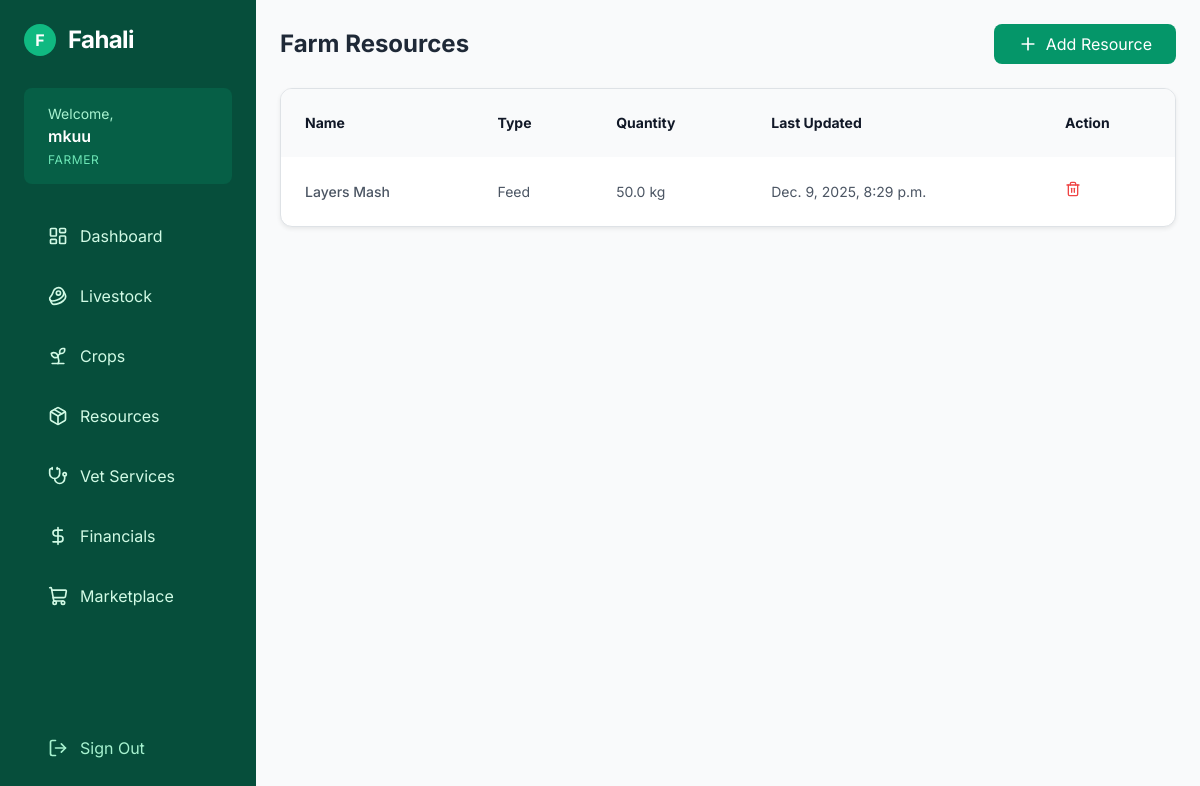
The app's page /resources/ (signed in), older data.
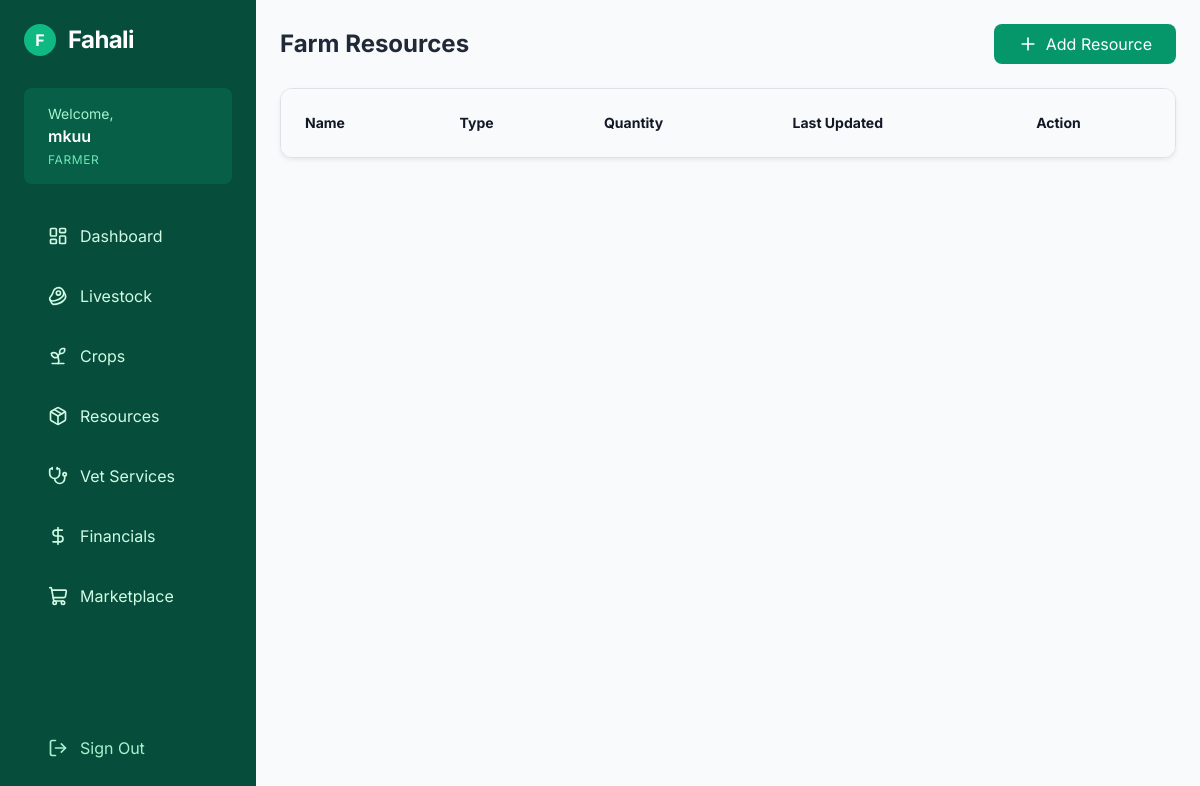
The same page, newer data.
### farm/models.py (models this page shows, shortened)
class Resource(models.Model):
    name = models.CharField(max_length=150)
    type = models.CharField(max_length=100)  # Feed, Seed, Fertilizer, Equipment
    quantity = models.FloatField(default=0)
    unit = models.CharField(max_length=50, default='kg')
    lastUpdated = models.DateTimeField(default=timezone.now)
    owner = models.ForeignKey(User, on_delete=models.CASCADE,blank=True, null=True)

### farm/views.py (the view)
# urls.py: path('resources/', views.resources, name='resources'),
def resources(request):
    resources_list = Resource.objects.all()
    return render(request,'resources.html', {"resources_list":resources_list})

### farm/templates/resources.html (shortened to what this page needs)
{% extends 'base.html' %}
{% block content %}
<div class="space-y-6">
    <div class="flex justify-between items-center">
        <h1 class="text-2xl font-bold text-gray-800">Farm Resources</h1>
        <button onclick="document.getElementById('resourceModal').classList.remove('hidden')" class="bg-emerald-600 text-white px-4 py-2 rounded-lg flex gap-2 items-center">
            <i data-lucide="plus" class="w-5 h-5"></i> Add Resource
        </button>
    </div>
    <div class="bg-white rounded-xl shadow-sm border border-gray-100 overflow-hidden">
        <table class="w-full text-left text-sm text-gray-600">
            <thead class="bg-gray-50 text-gray-900">
                <tr><th class="p-4">Name</th><th class="p-4">Type</th><th class="p-4">Quantity</th><th class="p-4">Last Updated</th><th class="p-4">Action</th></tr>
            </thead>
            <tbody class="divide-y divide-gray-100">
                {% for r in resources_list %}
                    <tr>
                        <td class="p-4 font-medium">{{ r.name }}</td>
                        <td class="p-4">{{ r.type }}</td>
                        <td class="p-4">{{ r.quantity }} {{ r.unit }}</td>
                        <td class="p-4">{{ r.lastUpdated }}</td>
                        <td class="p-4">
                            <form action="{% url 'delete_resource' r.id %}" method="POST" onsubmit="return confirm('Are you sure you want to delete this resource?');">
                                <button class="text-red-500">
                                    <i data-lucide="trash-2" class="w-4 h-4"></i>
                                </button>
                            </form>
                        </td>
                    </tr>
                {% endfor %}
            </tbody>
        </table>
    </div>
</div>
{% endblock %}

Row changes from the older to the newer data that the page shows:
removed Resource: name "Layers Mash", type "Feed", quantity "50.0", unit "kg", lastUpdated "Dec. 9, 2025, 8:29 p.m."
